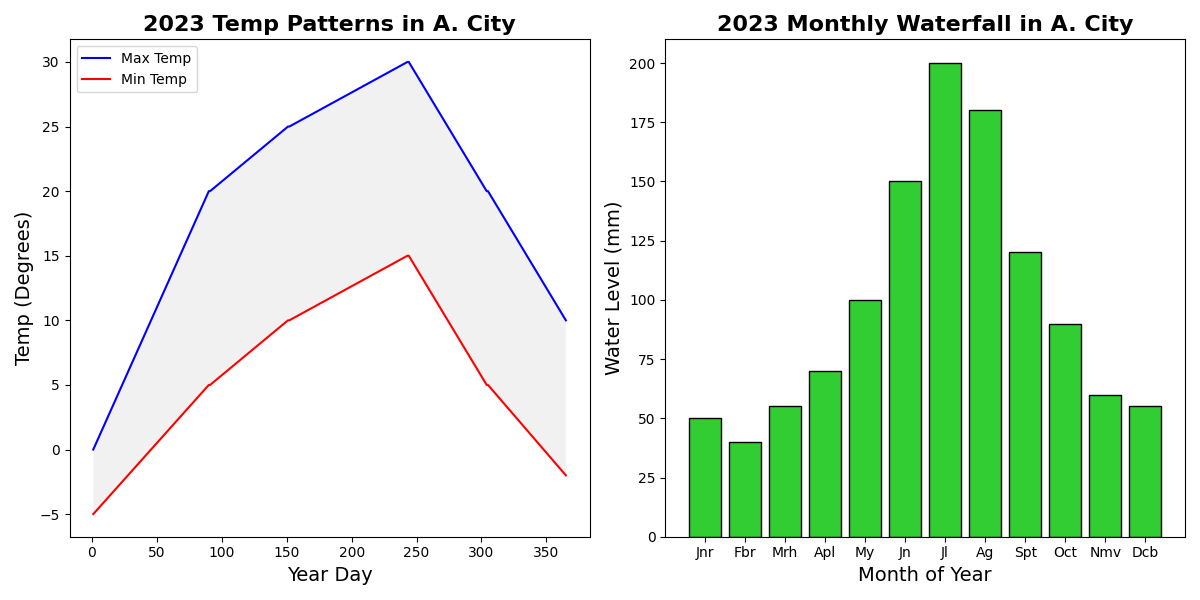

Source code (Python):
import matplotlib.pyplot as plt
import numpy as np

days = np.arange(1, 366)
months = np.arange(1, 13)

high_temps = np.concatenate([
    np.linspace(0, 20, 90),
    np.linspace(20, 25, 61),
    np.linspace(25, 30, 92),
    np.linspace(30, 20, 61),
    np.linspace(20, 10, 61)
])

low_temps = np.concatenate([
    np.linspace(-5, 5, 90),
    np.linspace(5, 10, 61),
    np.linspace(10, 15, 92),
    np.linspace(15, 5, 61),
    np.linspace(5, -2, 61)
])

rainfall = np.array([50, 40, 55, 70, 100, 150, 200, 180, 120, 90, 60, 55])

fig, ax = plt.subplots(1, 2, figsize=(12, 6), dpi=100)

ax[0].plot(days, high_temps, label='Max Temp', color='blue')
ax[0].plot(days, low_temps, label='Min Temp', color='red')
ax[0].fill_between(days, low_temps, high_temps, facecolor='lightgrey', alpha=0.3)

ax[0].set_title('2023 Temp Patterns in A. City', fontsize=16, fontweight='bold')
ax[0].set_xlabel('Year Day', fontsize=14)
ax[0].set_ylabel('Temp (Degrees)', fontsize=14)
ax[0].legend(loc='upper left')

ax[1].bar(months, rainfall, color='limegreen', edgecolor='black')

ax[1].set_title('2023 Monthly Waterfall in A. City', fontsize=16, fontweight='bold')
ax[1].set_xlabel('Month of Year', fontsize=14)
ax[1].set_ylabel('Water Level (mm)', fontsize=14)
ax[1].set_xticks(months)
ax[1].set_xticklabels(['Jnr', 'Fbr', 'Mrh', 'Apl', 'My', 'Jn', 'Jl', 'Ag', 'Spt', 'Oct', 'Nmv', 'Dcb'])

plt.tight_layout()
plt.show()
